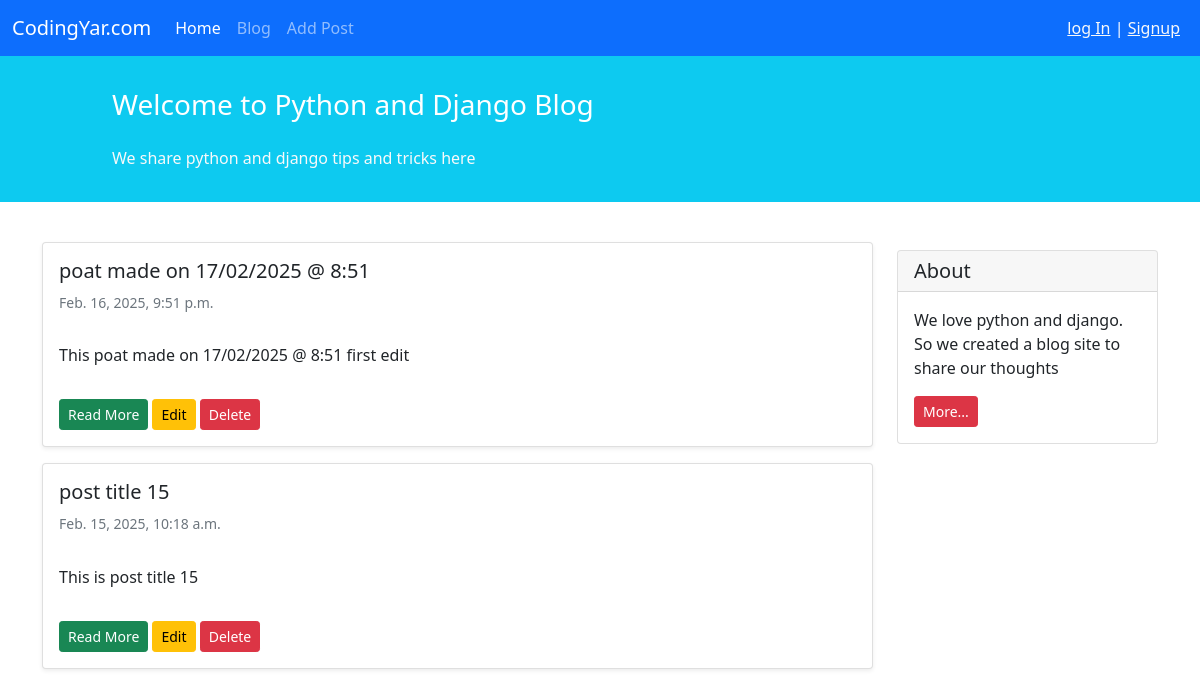
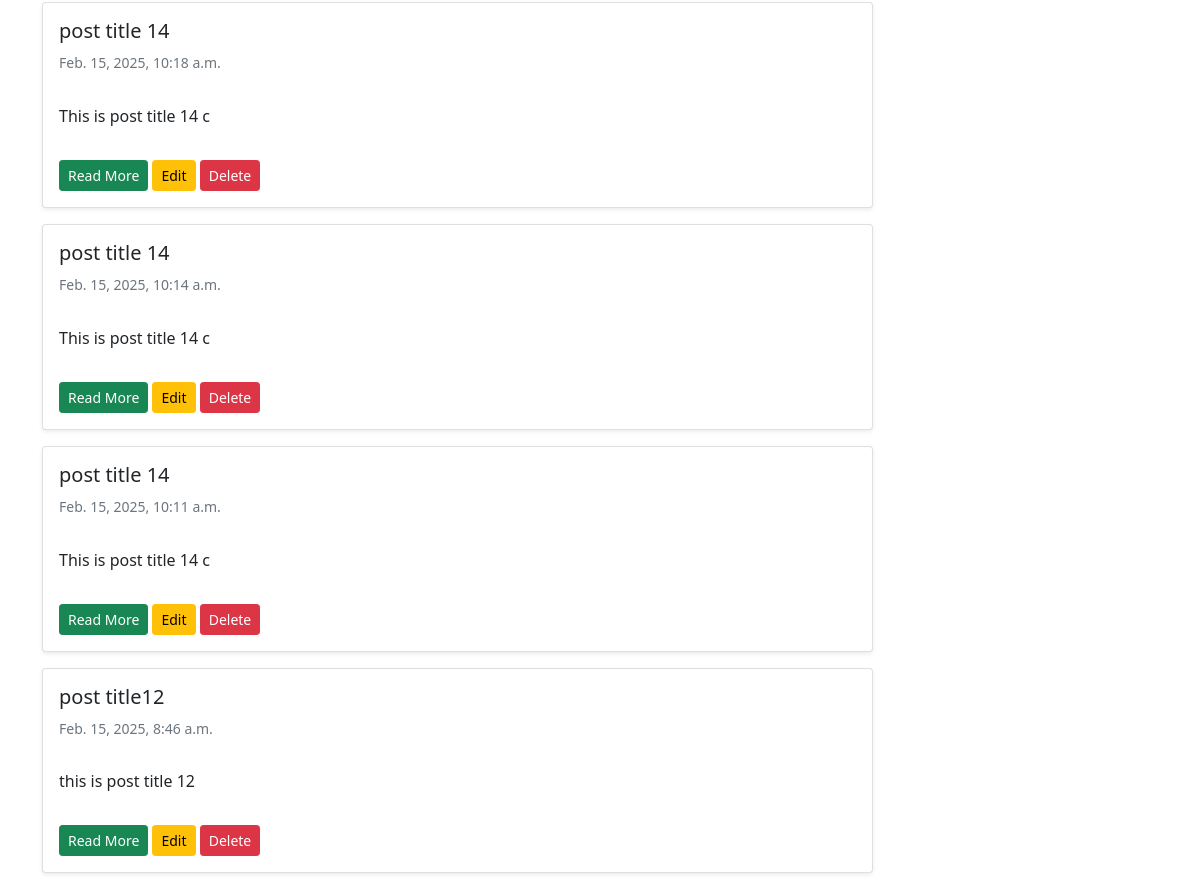
/blog/, run on an earlier commit of the app's database (2 pictures, top to bottom).
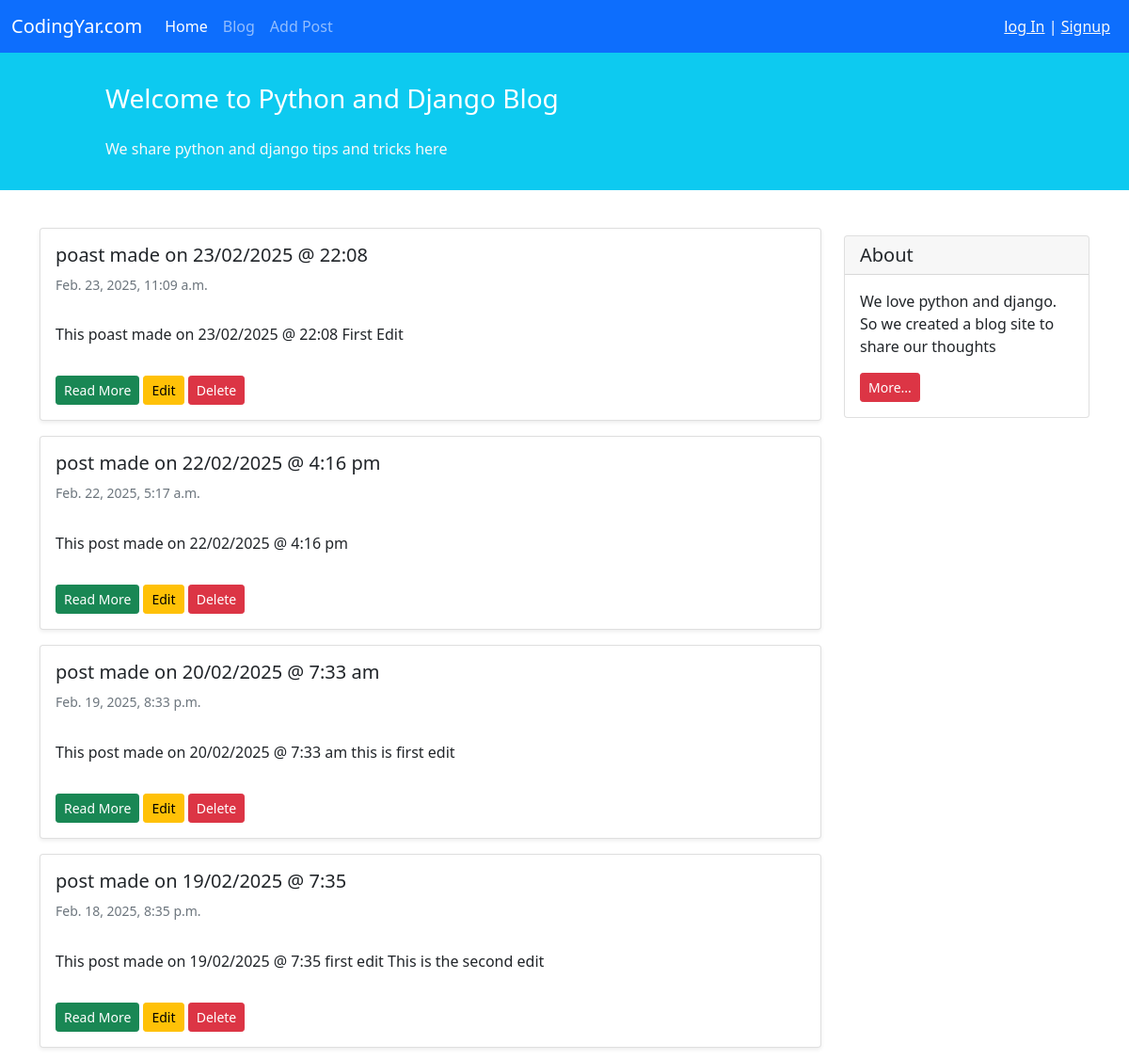
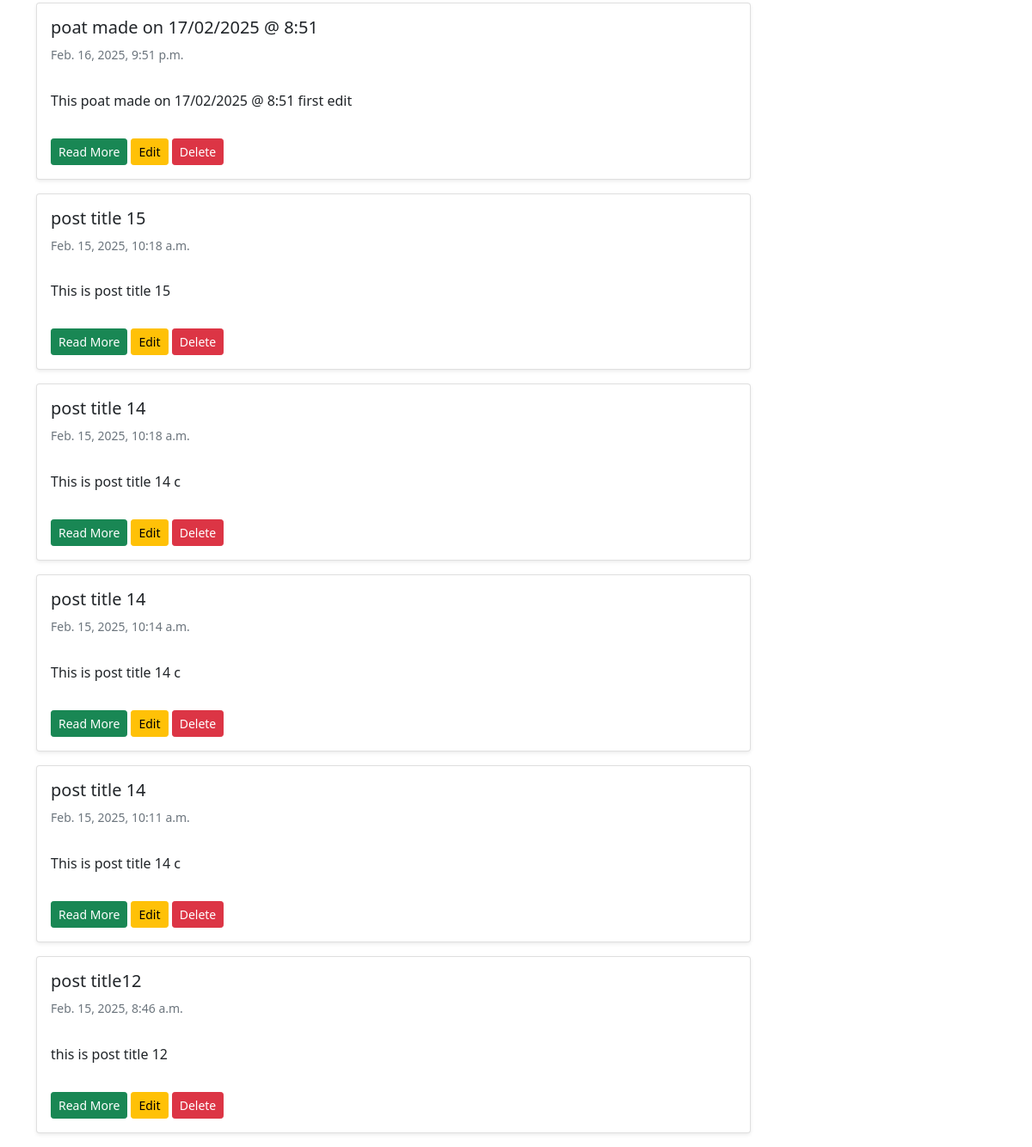
And on a later commit of the database (2 pictures, top to bottom).
### blog/models.py (models this page shows, shortened)
class Post(models.Model):
    STATUS_CHOICES=(('PUB','Published'),('D','Draft'))
    title=models.CharField(max_length=100)
    text=models.TextField()
    author=models.ForeignKey('auth.User',on_delete=models.CASCADE)
    date_created=models.DateTimeField(auto_now_add=True)
    date_modified=models.DateTimeField(auto_now=True)
    status=models.CharField(choices=STATUS_CHOICES,max_length=3)

### blog/views.py (the view)
# urls.py: path('', views.PostListView.as_view(), name='post_list_view'),
class PostListView(generic.ListView): # this is made based on class view
    template_name ='blog/posts_list.html'
    context_object_name='post_list'
    def get_queryset(self):
        return Post.objects.filter(status='PUB').order_by('-date_modified')

### blog/templates/blog/posts_list.html (shortened to what this page needs)
{% extends '_base.html' %}
{% block content %}
    <div class="container mt-4">
        <div class="row">
            <div class="col-9">
                {% for post in post_list %}
                    <div class="card shadow-sm my-3">
                        <div class="card-body">
                            <h5 class="card-title">{{ post.title }}</h5>
                            <h6 class="card-subtitle mb-2 text-muted small py-2">{{ post.date_created }}</h6>
                            <p class="card-text py-3">
                                {{ post.text }}
                            </p>
                            <a href ='{% url 'post_detail_view' post.id %}'class="btn btn-sm btn-success">Read More</a>
                            <a href ='{% url 'post_update' post.id %}'class="btn btn-sm btn-warning">Edit</a>
                            <a href ='{% url 'post_delete' post.id %}'class="btn btn-sm btn-danger">Delete</a>                 </div>
                    </div>
                {% endfor %}
            </div>
            <div class="col-3">
                <div class="card my-4">
                    <h5 class="card-header">About</h5>
                    <div class="card-body">
                        <p class="card-text">We love python and django. So we created a blog site to share our
                            thoughts</p>
                        <a href="#"
                           class="btn btn-sm btn-danger">
                            More...
                        </a>
                    </div>
                </div>
            </div>
        </div>
    </div>
{% endblock content %}

### templates/_base.html (shortened to what this page needs)
<!doctype html>
<html lang="en">
<head>
    <link href="https://cdn.jsdelivr.net/npm/bootstrap@5.1.3/dist/css/bootstrap.min.css" rel="stylesheet"
>
</head>
<body>
<nav class="navbar navbar-expand-lg navbar-dark bg-primary">
    <div class="container-fluid">
        <a class="navbar-brand" href="#">CodingYar.com</a>
        <div class="collapse navbar-collapse" id="navbarNavAltMarkup">
            <div class="navbar-nav">
                <a class="nav-link active" aria-current="page" href="{% url 'post_list_view' %}">Home</a>
                <a class="nav-link" href="{% url 'post_list_view' %}">Blog</a>
                <a class="nav-link" href='{% url 'add_create' %}'>Add Post</a>
            </div>
        </div>
        <div class="mx-2 text-white">
        {% if user.is_authenticated %}
            <P> {{ user.username }} </P>
            <form action=" {% url 'logout' %}" method="post">
            {% csrf_token %}
            <button type='submit'> log out</button>
            </form>
        {% else %}
          <a  class ="text-light" href="{% url 'login' %}"> log In</a> | <a  class ="text-light" href="{% url 'signup' %}"> Signup</a>
        {% endif %}
        </div>
    </div>
</nav>
<div class="container-fluid bg-info">
    <div class="row py-3">
        <div class="col-md-8 col-md-10 mx-auto">
            <h3 class="my-4 mt-3 text-white">Welcome to Python and Django Blog</h3>
            <p class="text-light">We share python and django tips and tricks here</p>
        </div>
    </div>
</div>
{% block content %}
{% endblock %}
</body>
</html>

What changed in the data, as far as the page shows it:
added Post: title "poast made on 23/02/2025 @ 22:08", date_created "Feb. 23, 2025, 11:09 a.m.", text "This poast made on 23/02/2025 @ 22:08 First Edit"
added Post: title "post made on 22/02/2025 @ 4:16 pm", date_created "Feb. 22, 2025, 5:17 a.m.", text "This post made on 22/02/2025 @ 4:16 pm"
added Post: title "post made on 20/02/2025 @ 7:33 am", date_created "Feb. 19, 2025, 8:33 p.m.", text "This post made on 20/02/2025 @ 7:33 am this is first edit"
added Post: title "post made on 19/02/2025 @ 7:35", date_created "Feb. 18, 2025, 8:35 p.m.", text "This post made on 19/02/2025 @ 7:35 first edit This is the second edit"
